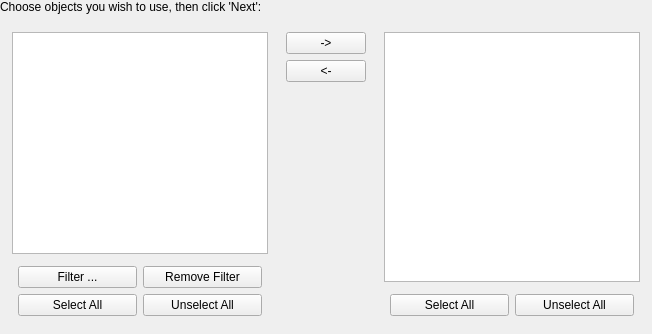
     <widget class="QWidget" name="WizardPage10">
      <layout class="QVBoxLayout">
       <property name="margin">
        <number>0</number>
       </property>
       <item>
        <widget class="QLabel" name="textLabel18">
         <property name="text">
          <string>Choose objects you wish to use, then click 'Next':</string>
         </property>
         <property name="alignment">
          <set>Qt::AlignVCenter</set>
         </property>
         <property name="wordWrap">
          <bool>true</bool>
         </property>
        </widget>
       </item>
       <item>
        <layout class="QHBoxLayout">
         <property name="margin">
          <number>6</number>
         </property>
         <item>
          <layout class="QVBoxLayout">
           <property name="margin">
            <number>6</number>
           </property>
           <item>
            <widget class="QListWidget" name="objectresultlist">
             <property name="selectionMode">
              <enum>QAbstractItemView::MultiSelection</enum>
             </property>
            </widget>
           </item>
           <item>
            <layout class="QGridLayout">
             <property name="margin">
              <number>6</number>
             </property>
             <item row="0" column="1">
              <widget class="QPushButton" name="remObjFilterButton">
               <property name="text">
                <string>Remove Filter</string>
               </property>
              </widget>
             </item>
             <item row="1" column="0">
              <widget class="QPushButton" name="selAllResButton">
               <property name="text">
                <string>Select All</string>
               </property>
              </widget>
             </item>
             <item row="0" column="0">
              <widget class="QPushButton" name="objFilterButton">
               <property name="text">
                <string>Filter ...</string>
               </property>
              </widget>
             </item>
             <item row="1" column="1">
              <widget class="QPushButton" name="unselAllResButton">
               <property name="text">
                <string>Unselect All</string>
               </property>
              </widget>
             </item>
            </layout>
           </item>
          </layout>
         </item>
         <item>
          <layout class="QVBoxLayout">
           <property name="margin">
            <number>6</number>
           </property>
           <item>
            <widget class="QPushButton" name="addObjButton">
             <property name="text">
              <string>-&gt;</string>
             </property>
            </widget>
           </item>
           <item>
            <widget class="QPushButton" name="remObjButton">
             <property name="text">
              <string>&lt;-</string>
             </property>
            </widget>
           </item>
           <item>
            <spacer>
             <property name="orientation">
              <enum>Qt::Vertical</enum>
             </property>
             <property name="sizeType">
              <enum>QSizePolicy::Expanding</enum>
             </property>
             <property name="sizeHint" stdset="0">
              <size>
               <width>20</width>
               <height>240</height>
              </size>
             </property>
            </spacer>
           </item>
          </layout>
         </item>
         <item>
          <layout class="QVBoxLayout">
           <property name="margin">
            <number>6</number>
           </property>
           <item>
            <widget class="QListWidget" name="objectlist">
             <property name="selectionMode">
              <enum>QAbstractItemView::MultiSelection</enum>
             </property>
            </widget>
           </item>
           <item>
            <layout class="QHBoxLayout">
             <property name="margin">
              <number>6</number>
             </property>
             <item>
              <widget class="QPushButton" name="selAllObjButton">
               <property name="text">
                <string>Select All</string>
               </property>
              </widget>
             </item>
             <item>
              <widget class="QPushButton" name="unselAllObjButton">
               <property name="text">
                <string>Unselect All</string>
               </property>
              </widget>
             </item>
            </layout>
           </item>
          </layout>
         </item>
        </layout>
       </item>
      </layout>
     </widget>
